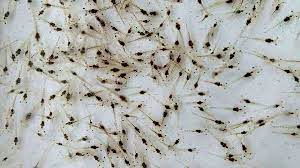
//> input picture Bài_Viết chương trình đếm số con tôm giống trong ảnh/tomgiong297.jfif, 300 x 168 px
$ ./dem_nhieu_tom_297   (built with g++ and OpenCV 4)
//> lines starting //> are read from the running program, lines starting //| are printed output that depends on the picture; after the words box and inside, x2 and y2 are one past the last pixel; in counts of white or black regions, pixels touching at a corner belong together
#include<iostream>
#include<opencv2/core/core.hpp>
#include<opencv2/highgui/highgui.hpp>
#include<opencv2/imgproc/imgproc.hpp>

using namespace std;
using namespace cv;

int main() {
	//Read an image from the path
	Mat src = imread("tomgiong297.jfif");
//> src is the input picture: 168 rows x 300 cols, CV_8UC3; mean B, G, R 173, 176.8, 175.7

	//convert the image to grayscale
	Mat gray;
	cvtColor(src, gray, COLOR_BGR2GRAY);
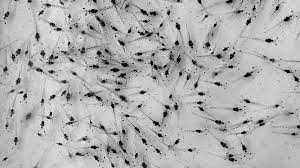
//> gray: 168 rows x 300 cols, CV_8UC1; min 0, max 248, mean 176.1

	//Apply GaussianBlur to reduce noise and smooth the image
	Mat blurred_image;
	GaussianBlur(gray, blurred_image, Size(5, 5),0);
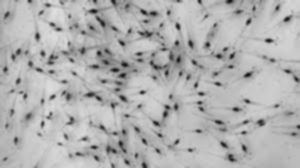
//> blurred_image: 168 rows x 300 cols, CV_8UC1; min 17, max 223, mean 176.1

	//Highlight edges using the laplacian method
	Mat edges;
	Laplacian(blurred_image, edges, CV_64F);
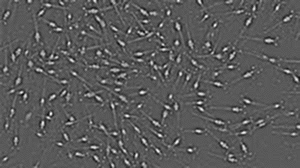
//> edges: 168 rows x 300 cols, CV_64FC1; min -51, max 93, mean 0; drawn with min black and max white

	//Convert negative values to positive
	edges = abs(edges);
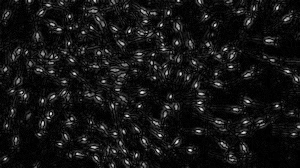
//> edges: 168 rows x 300 cols, CV_64FC1; min 0, max 93, mean 7.5; drawn with min black and max white

	//Convert the value to 8-bit for display
	edges.convertTo(edges, CV_8U);
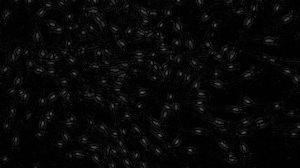
//> edges: 168 rows x 300 cols, CV_8UC1; min 0, max 93, mean 7.5

	//Threshold to create a binary image(black and white)
	Mat binary_image;
	threshold(edges, binary_image, 30, 255, THRESH_BINARY);
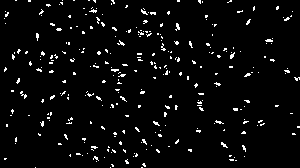
//> binary_image: 168 rows x 300 cols, CV_8UC1; 3.8% white in thin lines or dots
	imshow("binary image", binary_image);

	//FInd contours on the binary image
	vector<vector<Point>> contours;
	findContours(binary_image, contours, RETR_EXTERNAL, CHAIN_APPROX_SIMPLE);
//> contours = 297 contours, all with area under 20

	//Draw contours on the original image for inspection
	Scalar color(0, 255, 0);
	drawContours(src, contours, -1, color,2);
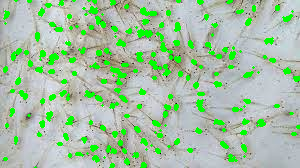
//> src: 168 rows x 300 cols, CV_8UC3; 10.72% of pixels changed, all inside (x1, y1, x2, y2) = (3, 0, 300, 168)

	//show the number of contours, it representing the number of shrimp-like objects
	cout << "Number of the Shrimps is: " << contours.size() << endl;
//| Number of the Shrimps is: 297

	imshow("result", src);
	while(true)
		waitKey(0);
	return 0;
}

$ run again, with Bài_Viết chương trình đếm số con tôm giống trong ảnh/tomgiong1.jfif copied over Bài_Viết chương trình đếm số con tôm giống trong ảnh/tomgiong297.jfif
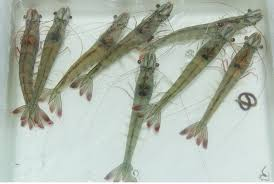
//> input picture Bài_Viết chương trình đếm số con tôm giống trong ảnh/tomgiong1.jfif, 274 x 184 px
//> src is the input picture: 184 rows x 274 cols, CV_8UC3; mean B, G, R 172.4, 183.9, 175.3
//> `threshold(edges, binary_image, 30, 255, THRESH_BINARY);`:
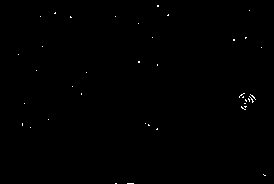
//> binary_image: 184 rows x 274 cols, CV_8UC1; 0.23% white in thin lines or dots, all inside (x1, y1, x2, y2) = (18, 5, 266, 184)
//> contours = 39 contours, all with area under 20
//> `drawContours(src, contours, -1, color,2);`:
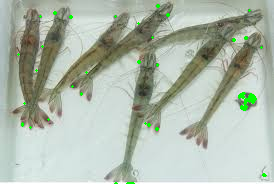
//> src: 184 rows x 274 cols, CV_8UC3; 0.82% of pixels changed, all inside (x1, y1, x2, y2) = (17, 4, 267, 184)
//| Number of the Shrimps is: 39

$ run again, with Bài_Viết chương trình đếm số con tôm giống trong ảnh/tomgiong3.jfif copied over Bài_Viết chương trình đếm số con tôm giống trong ảnh/tomgiong297.jfif
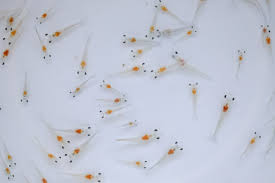
//> input picture Bài_Viết chương trình đếm số con tôm giống trong ảnh/tomgiong3.jfif, 275 x 183 px
//> src is the input picture: 183 rows x 275 cols, CV_8UC3; mean B, G, R 210.9, 197, 192.4
//> `threshold(edges, binary_image, 30, 255, THRESH_BINARY);`:
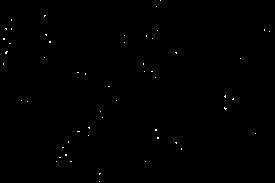
//> binary_image: 183 rows x 275 cols, CV_8UC1; 0.23% white in thin lines or dots
//> contours = 54 contours, all with area under 20
//> `drawContours(src, contours, -1, color,2);`:
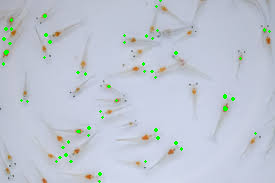
//> src: 183 rows x 275 cols, CV_8UC3; 0.9% of pixels changed, all inside (x1, y1, x2, y2) = (2, 0, 271, 183)
//| Number of the Shrimps is: 54

$ run again, with Bài_Viết chương trình đếm số con tôm giống trong ảnh/tom.jpg saved as Bài_Viết chương trình đếm số con tôm giống trong ảnh/tomgiong297.jfif
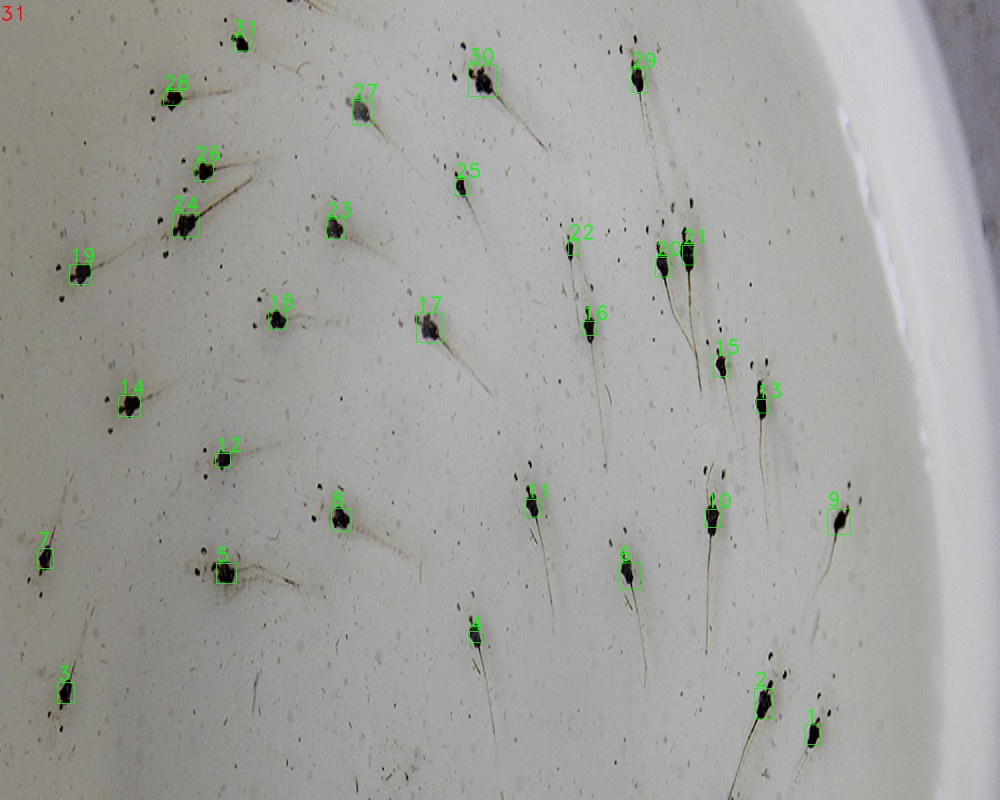
//> input picture Bài_Viết chương trình đếm số con tôm giống trong ảnh/tom.jpg, 1000 x 800 px
//> src is the input picture: 800 rows x 1000 cols, CV_8UC3; mean B, G, R 157.4, 161.2, 160.8
//> binary_image: 800 rows x 1000 cols, CV_8UC1; 0.17% white in thin lines or dots, all inside (x1, y1, x2, y2) = (28, 0, 861, 800)
//> contours = 327 contours, all with area under 20
//> `drawContours(src, contours, -1, color,2);`:
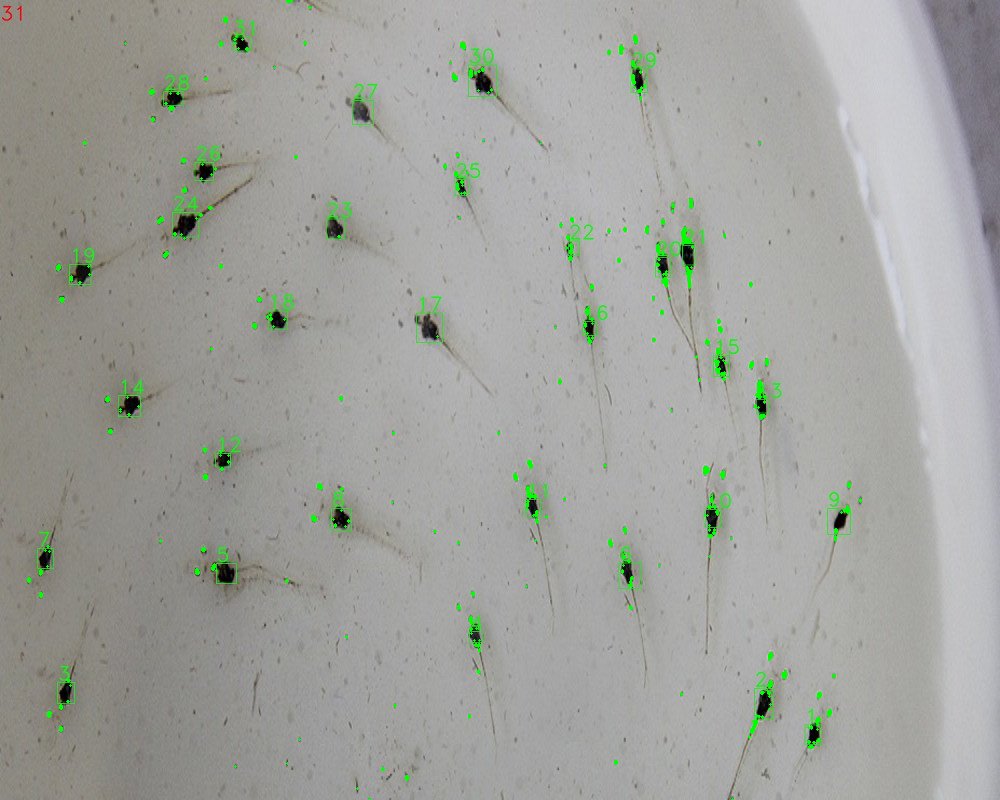
//> src: 800 rows x 1000 cols, CV_8UC3; 0.55% of pixels changed, all inside (x1, y1, x2, y2) = (27, 0, 862, 800)
//| Number of the Shrimps is: 327
